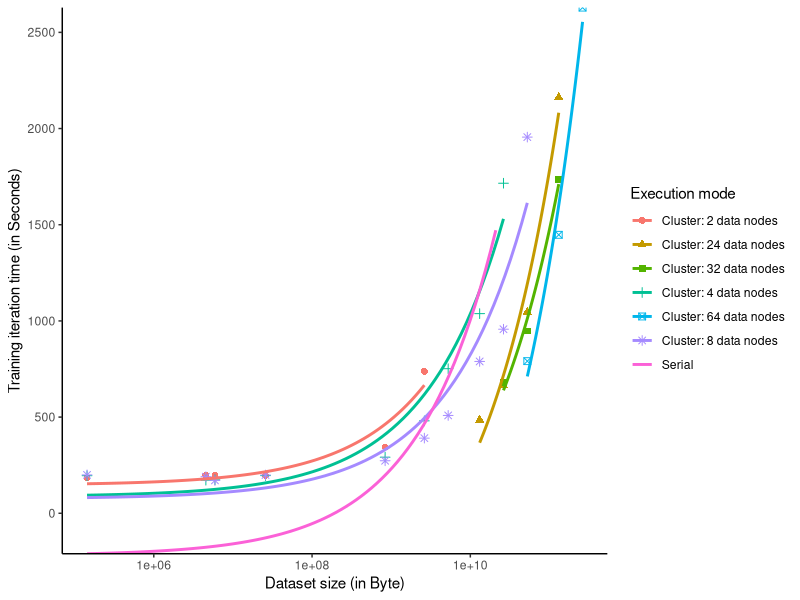

Write the R code that produced this figure.
setwd("C:/Git-data/Afstuderen/measurements")
library(ggplot2)
library(mgcv)
library(stringr)
library(scales)
measure = read.csv("raw_data.csv") # read csv file
name <- paste(measure$serial.parallel, measure$nodeCount, sep = " ")

getName <- function(s){
	return(ifelse(grepl("^Parallel (\\d)+$", s), 
			paste(
				c(
					"Cluster: ", 
					str_extract(s, "\\d+"), 
					" data nodes"
				),
				collapse = ''
			), 
			"Serial"
		)
	)
}

name <- unlist(lapply(name, getName))
measure$seconds <- measure$trainTime/1000
measure$serial.parallel <- name
d <- ggplot(data=measure, aes(x=dataSize, y=seconds, colour=serial.parallel, shape=serial.parallel))
d <- d + geom_point(size=2) + stat_smooth(se=FALSE, method = "glm", formula = y ~ exp(x)) + 
	scale_x_log10() + theme_bw() + 
	theme(
		panel.grid.major = element_blank(),
		panel.grid.minor = element_blank(),
		panel.border     = element_blank(),
		panel.background = element_blank(),
		axis.line = element_line(color='black')
	) + scale_y_continuous(expand = c(0, 0))+	
	xlab("Dataset size (in Byte)") +
	ylab("Training iteration time (in Seconds)") +
	labs(colour = "Execution mode", shape = "Execution mode") 
ggplot_build(d)